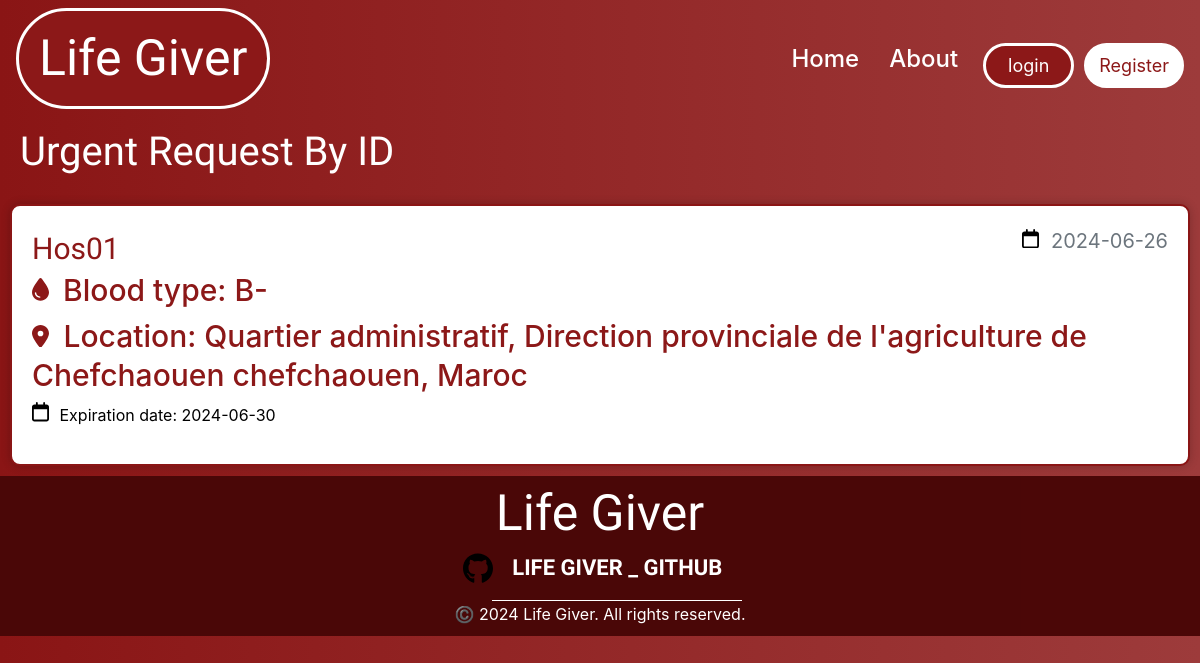
The page /urgent_don_request/1 on the database its author committed.
### Lifegiver_test/lifegiver/models.py (models this page shows, shortened)
class Hospital(db.Model, UserMixin):
    __tablename__ = 'hospital'
    id = db.Column(db.Integer, primary_key=True)
    name = db.Column(db.String(225), nullable=False)
    image_file = db.Column(db.String(20), nullable=False, default='default1.png')
    street = db.Column(db.String(500), nullable=True)
    city = db.Column(db.String(100), nullable=True)
    province = db.Column(db.String(100), nullable=True)
    zip_code = db.Column(db.String(45), nullable=True)
    country = db.Column(db.String(100), nullable=True)
    phone_number = db.Column(db.String(45), nullable=False)
    email = db.Column(db.String(125), unique=True, nullable=False)
    password = db.Column(db.String(60), nullable=False)
    barcode = db.Column(db.String(100), unique=True, nullable=False)
    lat = db.Column(db.Float, nullable=True)
    lng = db.Column(db.Float, nullable=True)
    hospital_donations = db.relationship('UserDonation', backref='hospital_donation', lazy=True)
    hospital_requests = db.relationship('DonationRequest', backref='hospital_request', lazy=True)
    urgent_requests = db.relationship('UrgentRequest', backref='hospital_urgent_request', lazy=True)

class UrgentRequest(db.Model):
    id = db.Column(db.Integer, primary_key=True)
    hospital_id = db.Column(db.Integer, db.ForeignKey('hospital.id'), nullable=False)
    blood_type = db.Column(db.Enum('O-', 'O+', 'A-', 'A+', 'B-', 'B+', 'AB-', 'AB+'), nullable=False)
    request_date = db.Column(db.DateTime, nullable=False, default=datetime.now)
    expiration_date = db.Column(db.DateTime, nullable=False, default=lambda: datetime.now() + timedelta(days=15))

### Lifegiver_test/lifegiver/route.py (the view)
@app.route('/urgent_don_request/<int:urgent_request_id>', methods=['POST', 'GET'], strict_slashes=False)
def urgent_don_request(urgent_request_id):
    urgent_don_request = UrgentRequest.query.get_or_404(urgent_request_id)
    return render_template('urgent_request_by_id.html', title='Urgent Request By ID page', request=urgent_don_request)

### Lifegiver_test/lifegiver/templates/urgent_request_by_id.html (shortened to what this page needs)
{% extends "layout.html" %}
{% block link %}
<link rel="stylesheet" type="text/css" href="{{ url_for('static', filename='css/urgent_request_by_id.css') }}" />
{% endblock link %}
{% block content %}
<div id="title">
  <h1>Urgent Request By ID</h1>
</div>
        <article class="media content-section">
          <div class="media-body" id="card">
            <div class="article-metadata">
              <a class="mr-2" href="#">{{ request.hospital_urgent_request.name }}</a>
              <small class="text-muted">
                {{ request.request_date.strftime('%Y-%m-%d') }}</small>
            </div>
            <h2><a class="article-title" href="#">
              {{ 'Blood type: ' ~ request.blood_type }}</a></h2>
            <h2>
              <a class="article-title" href="#">{{ 'Location: ' ~ request.hospital_urgent_request.street ~ ' ' ~ request.hospital_urgent_request.city ~ ', ' ~ request.hospital_urgent_request.country }}</a></h2>
            <p  class="article-content">
              <span id="expiration">{{ 'Expiration date: ' ~ request.expiration_date.strftime('%Y-%m-%d') }}</span>
            </p>
        </div>
        </article>
{% endblock content %}

### Lifegiver_test/lifegiver/static/css/loading.css (style rules this page uses)
:root { --border-width: 7px; }
* { margin: 0; padding: 0; }

### Lifegiver_test/lifegiver/static/css/urgent_request_by_id.css (style rules this page uses)
body { background-image: linear-gradient(to right, #8a1515, #9d3b3b); }
#card { padding-left: 20px; padding-top: 20px; padding-right: 20px; padding-bottom: 20px; background: #fff; border: 2px solid rgb(255, 255, 255, .2); backdrop-filter: blur(20px); box-shadow: 0 0 10px rgb(0, 0, 0, .2); color: #fff; border-radius: 10px; border: 2px solid #8a1515; }
article { padding-left: 10px; padding-top: 10px; padding-right: 10px; padding-bottom: 10px; }
svg { width: 17px; margin-right: 6px; }
small { font-size: 20px; margin-left: 60px; }
.article-metadata { display: flex; justify-content: space-between; }
.article-metadata a { color: #8c1818; font-size: 30px; font-weight: 400; font-family: "Acme", sans-serif; text-decoration: none; }
h2 a { color: #8c1818 !important; font-size: 30px !important; text-decoration: none !important; }
#title h1 { color: #fff; font-family: "Acme", sans-serif; }
#title { display: flex; margin-top: 10px; margin-bottom: 10px; margin-left: 20px; }
#expiration { color: black !important; }

### rows shown on the page
Hospital: hospital_urgent_request.name "Hos01", street+city+country "Location: Quartier administratif, Direction provinciale de l'agriculture de Chefchaouen chefchaouen, Maroc"
UrgentRequest: request_date "2024-06-26", blood_type "Blood type: B-", expiration_date "Expiration date: 2024-06-30"
